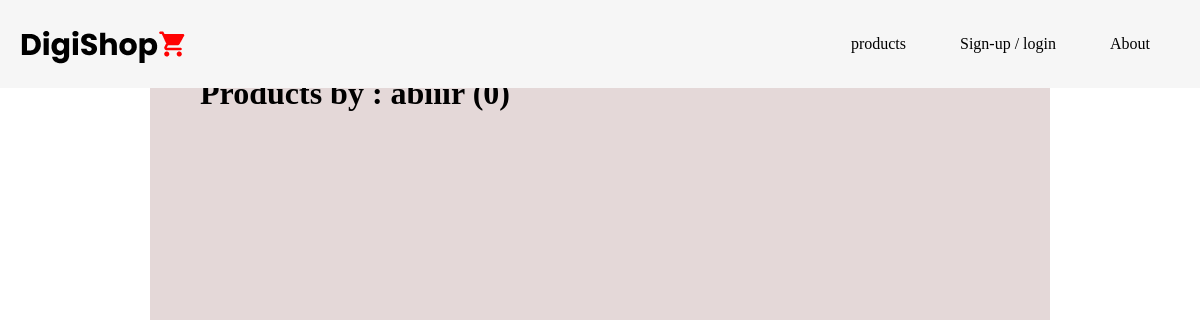
The app's page /users/abiiir, older data.
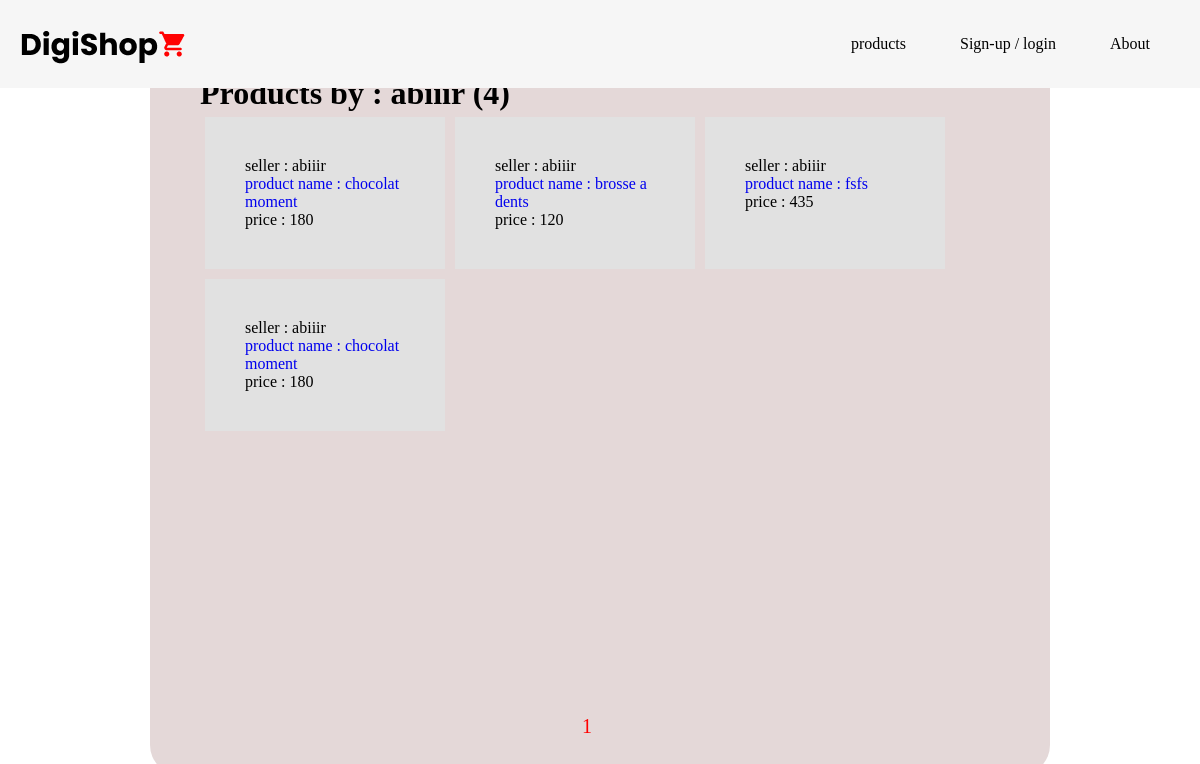
The same page, newer data.
### app/models/model.py (models this page shows, shortened)
class Product(db.Model):
    __tablename__='product'
    id = db.Column(db.Integer,primary_key=True)
    user_id = db.Column(db.Integer,db.ForeignKey('user.id'))
    product_name = db.Column(db.String(50),nullable=False)
    description = db.Column(db.Text,nullable=False)
    price = db.Column(db.String(20),nullable=False)
    location=db.Column(db.String(20),nullable=False)
    brand = db.Column(db.String(20),nullable=False)
    picture=db.Column(db.String(20),nullable=False,default='default.png')
    category=db.Column(db.String(20),nullable=False)
    date_posted = db.Column(db.DateTime,nullable=False,default=datetime.utcnow)

class User(db.Model,UserMixin):
    __tablename__='user'
    id = db.Column(db.Integer,primary_key=True)
    firstname =db.Column(db.String(50),nullable=False)
    familyname = db.Column(db.String(50),nullable=False)
    username=db.Column(db.String(20),unique=True,nullable=False)
    email=db.Column(db.String(120),unique=True,nullable=False)
    image_file = db.Column(db.String(20),nullable=False,default='default.jpg')
    password = db.Column(db.String(60),nullable=False)
    products = db.relationship('Product',backref='seller',lazy=True)

### app/routes/user_bp.py (the view)
@user_bp.route('/<string:username>')
def get_user_products(username):
    page = request.args.get('page', 1 ,type=int)
    user = User.query.filter_by(username=username).first_or_404()
    products = Product.query.filter_by(seller=user)\
        .order_by(Product.date_posted.desc())\
        .paginate(page = page, per_page=5)
    return render_template('userView/user_products.html',products=products,user=user)

### app/templates/userView/user_products.html
{%extends "base/layout.html"%}
{%block style%}
<link rel="stylesheet" type="text/css" href="{{url_for('static',filename='css/user_products.css')}}">
{%endblock style%}
{%block content%}
<div class="show-user-product-list">
    <h1>Products by : {{user.username}} ({{products.total}})</h1>
    <div class="product-list">
        {%for product in products.items%}
            <div class="product">
                <p>seller : {{product.seller.username}}</p>
                <p><a href="{{url_for('product_bp.get_product',product_id=product.id)}}">product name : {{product.product_name}}</a></p>
                <p>price : {{product.price}}</p>
            </div>
        {%endfor%}
    </div>
    <div class="pages">
        {% for page_num in products.iter_pages(left_edge=1,right_edge=1,left_current=1,right_current=2) %}
            {% if page_num%}
                {%if products.page == page_num%}
                    <a href="{{url_for('user_bp.get_user_products',username= user.username,page=page_num)}}" style="color: red">{{page_num}}</a>
                    {%else%}
                    <a href="{{url_for('user_bp.get_user_products',username= user.username,page=page_num)}}" style="color: tomato">{{page_num}}</a>
                    {%endif%}
            {%else%}
            <span style="color:tomato">
                ...
            </span>
            {%endif%}
        {% endfor %}
    </div>
</div>
{%endblock content%}

Row changes from the older to the newer data that the page shows:
added Product: seller.username "abiiir", product_name "chocolat moment", price "180"
added Product: seller.username "abiiir", product_name "brosse a dents", price "120"
added Product: seller.username "abiiir", product_name "fsfs", price "435"
added Product: seller.username "abiiir", product_name "chocolat moment", price "180"
Text that changed along with them:
{{ products.total }}: "0" → "4"
new list line: "1"
